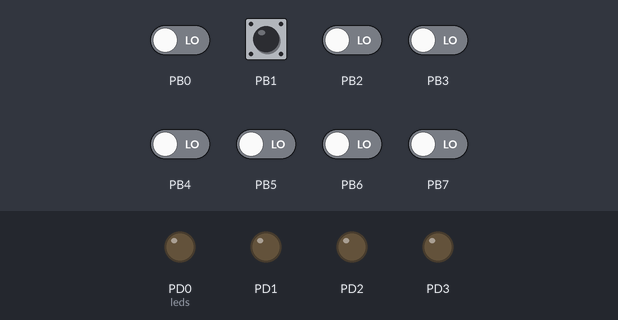
This program was run on a simulated ATmega328P, built with avr-gcc and emulated at 1 MHz (the files do not name the chip). Parts: output pins drawn as LEDs (lit = HIGH). Dashed ring = blinking. The inputs (shaded band) are chosen by the test bench; at power-on: PB0–7 LOW. Random numbers use the default seed unless the program sets one.

Above: at 1.2 s.
1.3 s: PB0 driven HIGH
At 1.46 s:
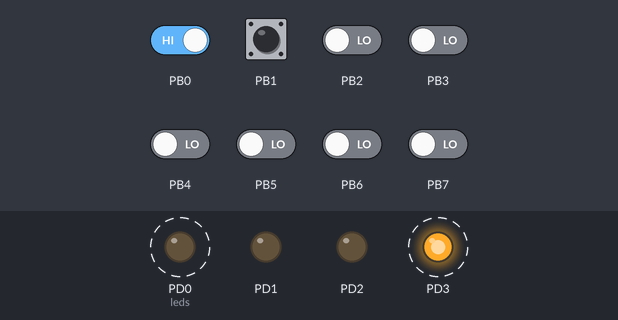
4.3 s: PB1 driven HIGH
5.8 s: PB0 driven LOW
At 6.6 s:
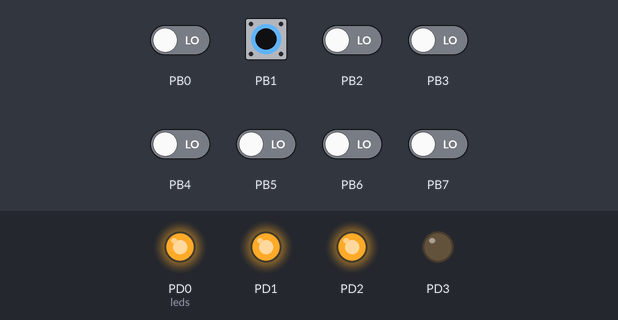
7.3 s: PB1 driven LOW
At 7.8 s:
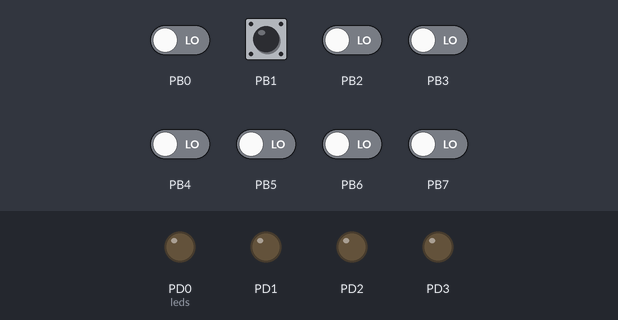
8.8 s: PB1 driven HIGH
At 10.0 s:
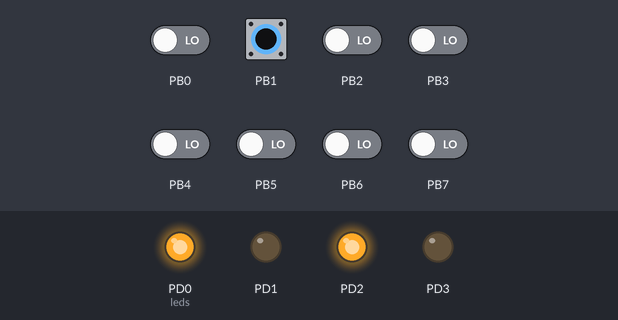
10.3 s: PB1 pulsed LOW 2 times (0.12 s each, 0.3 s apart)
At 11.1 s:
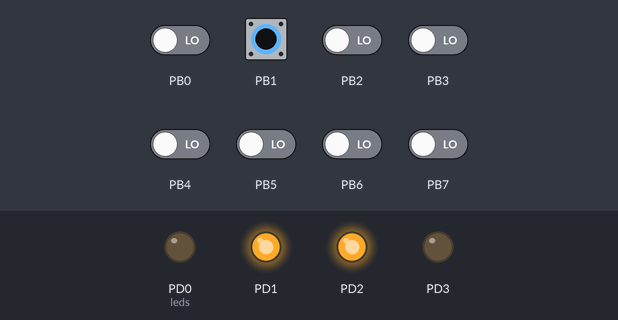
Timing chart, 0 to 13.3 s (numbered marks = the images above; inputs shaded):
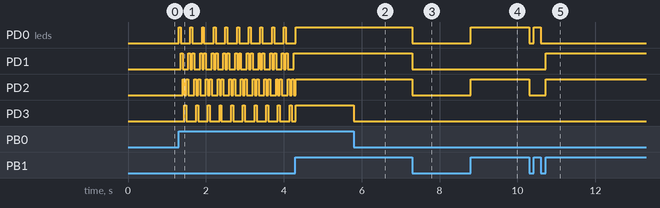

Measured:
- after the input at 1.3 s, PD0 (leds): alternates HIGH for 0.05 s and LOW for 0.25 s, starting at once; PD1: LOW → HIGH after 0.05 s, then repeats every 0.30 s: LOW 0.15 s, HIGH 0.05 s, LOW 0.05 s, HIGH 0.05 s
- after the input at 5.8 s, PD3: HIGH → LOW at once
- after the input at 7.3 s, PD0 (leds), PD1, PD2: HIGH → LOW at once
- after the input at 8.8 s, PD0 (leds), PD2: LOW → HIGH at once
- after the input at 10.3 s, PD0 (leds): HIGH → LOW at once, → HIGH 0.12 s later, → LOW 0.18 s later; PD1: LOW → HIGH after 0.42 s; PD2: HIGH → LOW at once, → HIGH 0.42 s later

The program:

main.cpp
```cpp
/*
Cotroladores y Microcontroladores Programables - Jueves M4-M6.
Autor: Fabián Eduardo Cruz Amador.
N.L:9.
Creado con PlatformIO (Visual Studio Code).
*/

#include <time.h>
#include <stdio.h>
#include <avr/io.h>
#include <util/delay.h>
#define F_CPU 1000000UL // Velocidad oscilador interno 1Mhz

int main(void)
{

  // DDRD = 0b00001111; <- Otra manera de definir los 4 leds.
  DDRD |= (1 << DDD0) | (1 << DDD1) | (1 << DDD2) | (1 << DDD3); // Se declaran los 4 leds (PD0-PD4).
  DDRB &= ~((1 << DDB0) | (1 << DDB1));                          // Se declaran los 2 botones PB0 y PB1 como entradas (0).

  int numero = (int)((double)rand() / ((double)RAND_MAX + 1) * 16); // Genera un numero aleatorio hasta el numero 15 (1111)

  int i = 1;
  bool vuelta = false;

  while (1)
  {
    switch (PINB)
    {

    case 0b00000000: // CASO 00
      // Todos los leds apagados
      PORTD = 0b00000000;
      numero = 0;
      break;

    case 0b00000001: // CASO 01
      // Efecto auto fantástico a una velocidad de 0.5s
      i = 1;
      vuelta = false;
      while (1)
      {
        if (PINB != 0b00000001) // Rompe el ciclo si el input cambió.
        {
          break;
        }
        if (i <= 8 && vuelta == false)
        {
          PORTD = i;
          _delay_ms(50);
          i *= 2;
          if (i > 8)
          {
            i = 4;
            vuelta = true;
          }
        }
        else
        {
          PORTD = i;
          _delay_ms(50);
          i /= 2;
          if (i == 1)
          {
            vuelta = false;
          }
        }
      }
      break;

    case 0b00000010: // CASO 10
      // Secuencia de leds libre (Secuencia aleatoria)
      if (numero == 0)
      {
        numero = (int)((double)rand() / ((double)RAND_MAX + 1) * 16); // Genera un numero aleatorio hasta el numero 15 (1111)
      }
      PORTD = numero;
      break;

    case 0b00000011: // CASO 11
      // Todos los leds encendidos
      PORTD = 0b00001111;
      break;
    }
  }
}
```
